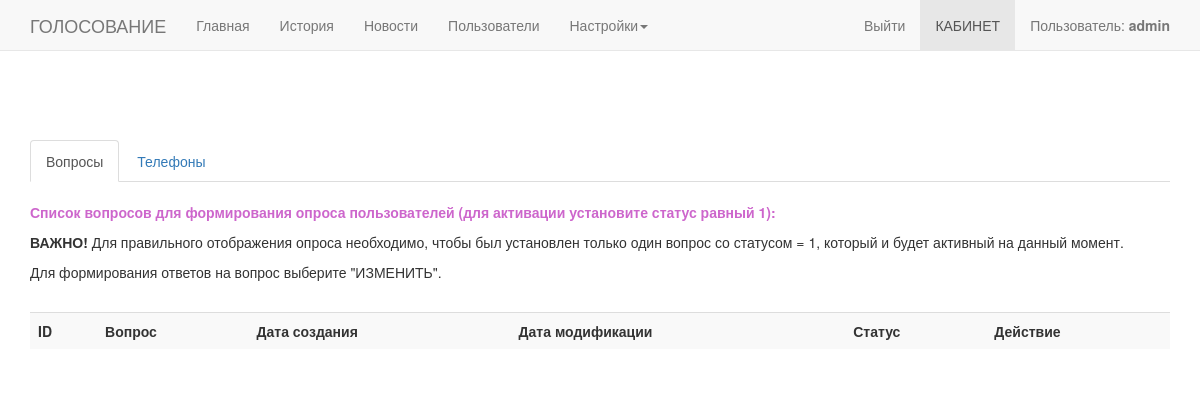
Before: /page/options_oprosy.php (signed in) with the older database file.
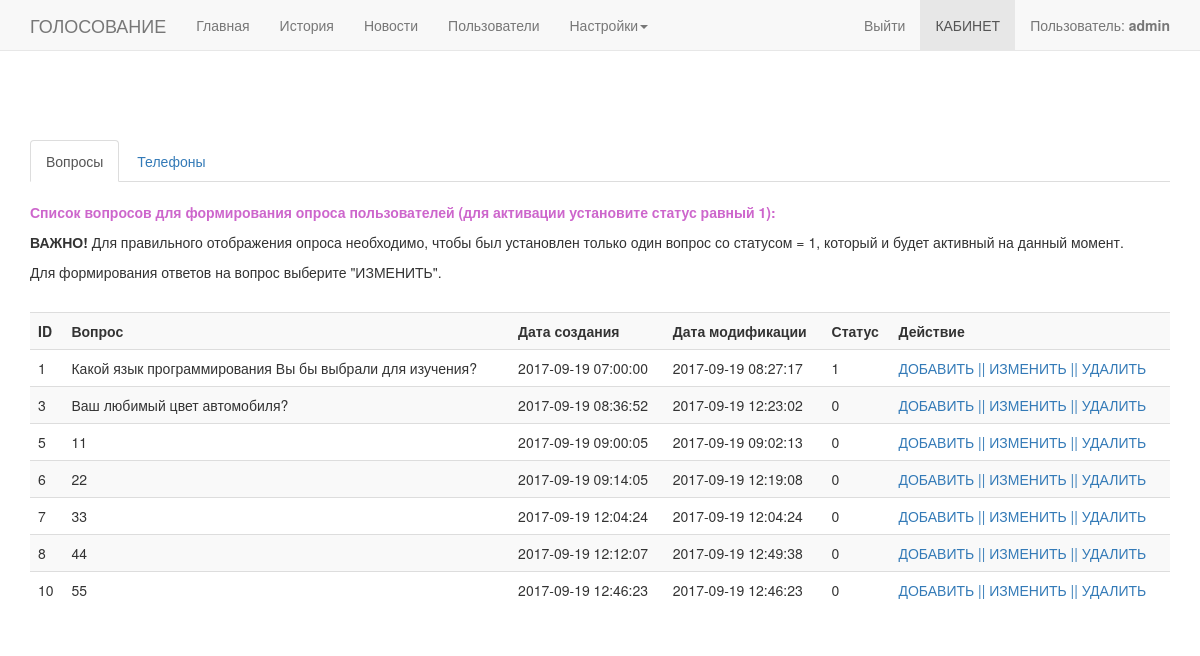
After: the same page with the newer database file.
### tables this page shows
CREATE TABLE `questions_opros` (
  `id` int(11) NOT NULL,
  `question` varchar(255) NOT NULL,
  `date_created` timestamp NOT NULL DEFAULT CURRENT_TIMESTAMP,
  `date_modification` timestamp NOT NULL DEFAULT CURRENT_TIMESTAMP ON UPDATE CURRENT_TIMESTAMP,
  `active` tinyint(1) NOT NULL DEFAULT '0'
);

### page/options_oprosy.php (the view, shortened to what this page needs)
<?php
include_once '../connect.php';
include_once '../lib/myFunction.php';
if (!isset($_SESSION['USER_LOGIN_IN']) or $_SESSION['USER_LOGIN_IN'] =0 ) {
	MessageSend(1, 'Требуется регистрация пользователя.');
} elseif (isset($_SESSION['USER_LOGIN_IN']) && $_SESSION['USER_LOGIN_IN'] =1){
?>
<!DOCTYPE html>
<html lang="en">
  <head>
    <link href="../css/bootstrap.css" rel="stylesheet">
	<link rel="stylesheet" type="text/css" href="../style.css" />
    <link href="../css/navbar-fixed-top.css" rel="stylesheet">
  </head>
  <body>
    <div class="navbar navbar-default navbar-fixed-top" role="navigation">
      <div class="container">
        <div class="navbar-header">
          <a class="navbar-brand" href="../index.php">ГОЛОСОВАНИЕ</a>
        </div>
        <div class="navbar-collapse collapse">
			<?php
			if($_SESSION['USER_ACCESS'] == 0){
				include 'menu_user0.php';
			} elseif($_SESSION['USER_ACCESS'] == 3){
				include 'menu_user3.php';
			} else{
				include 'menu.php';
			}
			?>
            <?php MenuCabinet(); ?>
        </div>
      </div>
    </div>
<div class = "container">
<br>
	<div class = "row">
		<div class="col-md-12">
			<div class = "tabs">
				<ul class="nav nav-tabs">
				  <li class="active"><a href="#opt1" data-toggle="tab">Вопросы</a></li>
				  <li><a href="#opt2" data-toggle="tab">Телефоны</a></li>
				</ul>
				<div class="tab-content">
					<div class="tab-pane active" id="opt1">
						<div class = "row">
		<div class="col-md-12">
		<br>
		<p><b style="color: #cd66cc;">Список вопросов для формирования опроса пользователей (для активации установите статус равный 1):</b></p>
		<p><b>ВАЖНО!</b> Для правильного отображения опроса необходимо, чтобы был установлен только один вопрос со статусом = 1, который и будет активный на данный момент.</p>
		<p>Для формирования ответов на вопрос выберите "ИЗМЕНИТЬ".</p>
		<br>
		<table class="table table-striped">
				<tr >
					<th>ID</th>
					<th>Вопрос</th>
					<th>Дата создания</th>
					<th>Дата модификации</th>
					<th>Статус</th>
					<th>Действие</th>
				</tr>
			<?php
				$result = mysqli_query($db, 'SELECT * FROM `questions_opros` ORDER BY `active` DESC LIMIT 50');
				if (isset($result)) {
				while($row = mysqli_fetch_assoc($result)) {
				echo '<tr>';
					echo '<td>' . $row['id'] . '</td>';
					echo '<td>' . $row['question'] . '</td>';
					echo '<td>' . $row['date_created'] . '</td>';
					echo '<td>' . $row['date_modification'] . '</td>';
					echo '<td>' . $row['active'] . '</td>';
					echo "<td><a href='add_question_opros.php'>ДОБАВИТЬ   ||</a> <a href='edit_question_opros.php?action=edit&id={$row['id']} '>ИЗМЕНИТЬ   ||</a><a href='options_oprosy.php?page=options_oprosy&action=delete&id={$row['id']}' onClick='return areYuoSure();'> УДАЛИТЬ</a></td>";
				}
				}
			?>
				</tr>
		</table>
		</div>
	</div>
					</div>
				</div>
			</div>
		</div>
	</div>
</div>
  </body>
</html>
<?php } ?>

### page/menu.php (shortened to what this page needs)
<ul class="nav navbar-nav">
    <li <?php if (($_SERVER['REQUEST_URI'] == '/page/main.php') or ($_SERVER['REQUEST_URI'] == '/d/page/main.php')) echo 'class="active"'?>> <a href="main.php">Главная</a></li>
    <li <?php if (($_SERVER['REQUEST_URI'] == '/page/history.php') or ($_SERVER['REQUEST_URI'] == '/d/page/history.php')) echo 'class="active"'?>><a href="history.php">История</a></li>
	<li <?php if (($_SERVER['REQUEST_URI'] == '/page/news.php') or ($_SERVER['REQUEST_URI'] == '/d/page/news.php')) echo 'class="active"'?>><a href="news.php">Новости</a></li>
	<li <?php if (($_SERVER['REQUEST_URI'] == '/page/users.php') or ($_SERVER['REQUEST_URI'] == '/d/page/users.php')) echo 'class="active"'?>><a href="users.php">Пользователи</a></li>
    <li class="dropdown">
        <a href="news.php" class="dropdown-toggle" data-toggle="dropdown">Настройки<b class="caret"></b></a>
    </li>
</ul>

### lib/myFunction.php (shortened to what this page needs)
<?php
function MenuCabinet() {
	if (isset($_SESSION['USER_LOGIN_IN']) && $_SESSION['USER_LOGIN_IN'] =1){
		$menuCabinet = '<ul class="nav navbar-nav navbar-right">
			<li><a href="cab.php?&page=logout">Выйти</a></li>
			<li class="active"><a href="cab.php">КАБИНЕТ</a></li>
			<li><a href="#">Пользователь: <b>'.$_SESSION['USER_NAME'].'</b></a></li>
		</ul>';
		echo $menuCabinet;
	}
}
?>

### style.css (style rules this page uses)
body { margin:0px; padding:0px; }

### css/navbar-fixed-top.css (style rules this page uses)
body { min-height: 2000px; padding-top: 120px; }

Changed rows visible on the page:
added questions_opros: id "1", question "Какой язык программирования Вы бы выбрали для изучения?", date_created "2017-09-19 07:00:00", date_modification "2017-09-19 08:27:17", active "1"
added questions_opros: id "3", question "Ваш любимый цвет автомобиля?", date_created "2017-09-19 08:36:52", date_modification "2017-09-19 12:23:02", active "0"
added questions_opros: id "5", question "11", date_created "2017-09-19 09:00:05", date_modification "2017-09-19 09:02:13", active "0"
added questions_opros: id "6", question "22", date_created "2017-09-19 09:14:05", date_modification "2017-09-19 12:19:08", active "0"
added questions_opros: id "7", question "33", date_created "2017-09-19 12:04:24", date_modification "2017-09-19 12:04:24", active "0"
added questions_opros: id "8", question "44", date_created "2017-09-19 12:12:07", date_modification "2017-09-19 12:49:38", active "0"
added questions_opros: id "10", question "55", date_created "2017-09-19 12:46:23", date_modification "2017-09-19 12:46:23", active "0"
